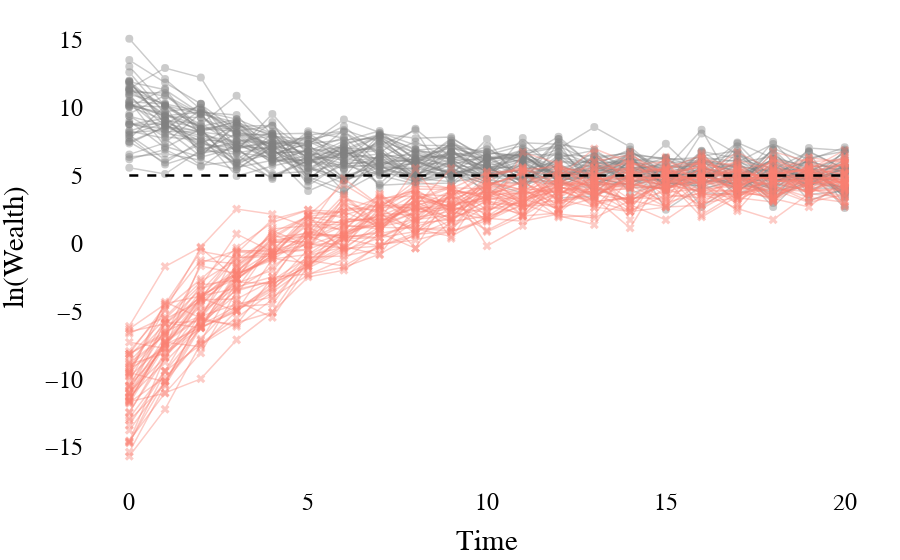

Here is the notebook cell this chart was saved with:
### Code cell
fig = go.Figure()

# Add traces for 'high' group to color them differently
for i in df_scenario_2[df_scenario_2['Group'] == 'high']['Surname'].unique():
    df_nid = df_scenario_2[df_scenario_2['Surname'] == i]
    fig.add_trace(go.Scatter(x=df_nid['Time'], 
                             y=df_nid['log_Wealth']+df_nid['log_random'], 
                             mode='markers+lines', 
                             name=f'Surname {i}', 
                             opacity=0.4, 
                             line=dict(color=color_start, width=1.5),
                             marker=top_setting)) 

# Add traces for 'low' group 
for i in df_scenario_2[df_scenario_2['Group'] == 'low']['Surname'].unique():
    df_nid = df_scenario_2[df_scenario_2['Surname'] == i]
    fig.add_trace(go.Scatter(x=df_nid['Time'], 
                             y=df_nid['log_Wealth']+df_nid['log_random'], 
                             mode='markers+lines', 
                             name=f'Surname {i}', 
                             opacity=0.4, 
                             line=dict(color=color_end, width=1.5),
                             marker=bottom_setting))




fig.add_trace(go.Scatter(x=population_data_2['Time'], y=population_data_2['mu'],
                         mode='lines', name='mu', line=dict(color='black', dash='dash', width=2.5)))

fig.update_layout(
    # title=f'ln(Wealth) over time: surname-specific functions in grey and population-wise convergence value {round(mu_population_2,2)} in red',
                  xaxis_title='Time',
                  yaxis_title='ln(Wealth)',
                  legend_title='Surnames',
                  font_family="Times New Roman",
                  title_font_family="Times New Roman",
                  font_size = 24,
                  font_color='black',
                  # paper_bgcolor='rgba(0,0,0,0)',
                  plot_bgcolor = 'rgba(0,0,0,0)', 
                  showlegend=False,
                  margin=dict(l=10, r=10, t=10, b=10)
                 )

fig.show()
